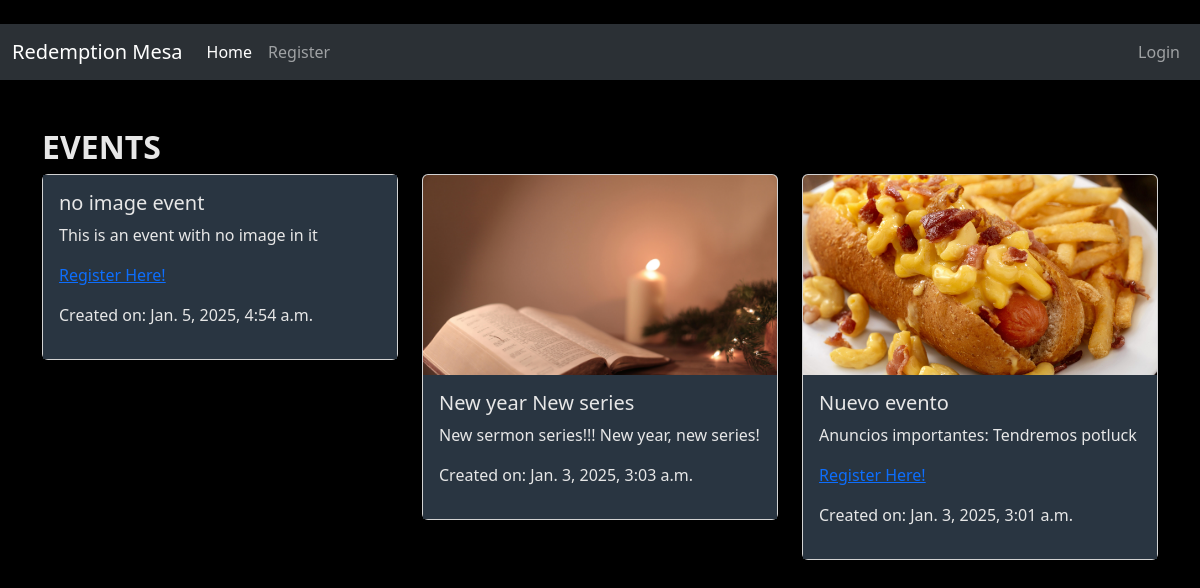
Screenshot of /events/ with the database file from the repository.
### home/models.py (models this page shows, shortened)
class Event(models.Model):
    title = models.CharField(max_length=200)
    description = models.TextField()
    image = models.ImageField(upload_to='static/images/events/', blank=True, null=True)  # Optional image field
    pushpay_link = models.URLField(max_length=500, blank=True, null=True)  # New optional hyperlink field
    created_by = models.ForeignKey(User, on_delete=models.CASCADE)
    created_at = models.DateTimeField(auto_now_add=True)

### home/views.py (the view)
# urls.py: path('events/', views.events_list, name='events'),
def events_list(request):
    events = Event.objects.all().order_by('-created_at')  # Query all events
    is_staff = request.user.is_authenticated and (request.user.is_staff or request.user.groups.filter(name='Staff').exists())
    return render(request, 'home/events.html', {'events': events, 'is_staff': is_staff})

### home/templates/home/events.html (shortened to what this page needs)
<!DOCTYPE html>
<html lang="en">
<head>
    <link rel="stylesheet" href="static/style.css">
</head>
<body>
    {% extends "base.html" %}
    {% block content %}
    <div class="container mt-5">
        <h2>Events</h2>
        <div class="row">
            {% for event in events %}
            <div class="col-md-4 mb-4">
                <div class="card">
                    {% if event.image %}
                    <img src="{{ event.image.url }}" class="card-img-top" style="height: 200px; object-fit: cover;">
                    {% endif %}
                    <div class="card-body">
                        <h5 class="card-title">{{ event.title }}</h5>
                        <p class="card-text">{{ event.description|truncatechars:100 }}</p>
                            {% if event.pushpay_link %}
                                <p><a href="{{ event.pushpay_link }}" target="_self">Register Here!</a></p>
                            {% endif %}
                            <p>Created on: {{ event.created_at }}</p>
                    </div>
                </div>
            </div>
            {% endfor %}
        </div>
    </div>
    {% endblock %}

### home/templates/base.html (shortened to what this page needs)
<!DOCTYPE html>
<html lang="en">
<head>
  {% load static %}
  <link href="https://cdn.jsdelivr.net/npm/bootstrap@5.3.3/dist/css/bootstrap.min.css" rel="stylesheet"
>
  <link href="https://cdnjs.cloudflare.com/ajax/libs/font-awesome/6.0.0-beta3/css/all.min.css" rel="stylesheet">
    <link rel="stylesheet" href="{% static 'style.css' %}">
</head>
<body>
  <nav class="container-fluid navbar bg-dark navbar-expand-lg bg-body-tertiary" data-bs-theme="dark">
    <div class="container-fluid">
      <a class="navbar-brand" href="/">Redemption Mesa</a>
      <div class="collapse navbar-collapse" id="navbarNavAltMarkup">
        <div class="navbar-nav me-auto">
          <a class="nav-link active" aria-current="page" href="/">Home</a>
          {% if user.is_authenticated %}
          <a class="nav-link" href="{% url 'profile' %}">Preferences</a>
          {% elif not user.is_authenticated %}
          <a class="nav-link" href="/register">Register</a>
          {% endif %}
        </div>
        <div class="navbar-nav">
          {% if user.is_authenticated %}
          <a class="nav-link" href="{% url 'logout' %}">{{ user.username }} Logout</a>
          {% else %}
          <a class="nav-link" href="{% url 'login' %}">Login</a>
          {% endif %}
        </div>
      </div>
    </div>
  </nav>
  <div class="col-12">
    {% block content %}
    {% endblock %}
  </div>
</body>
</html>

### home/static/style.css (style rules this page uses)
body { background-color: #000000 !important; background-size: cover; margin: 0; padding-top: 0%; }
h2 { color: #e7e7e7; text-transform: uppercase; text-align: left; font-weight: bolder; vertical-align: middle; margin-top: 1vh; }
h3, h4, p { color: #e7e7e7; }
.card-body { background-color: #293541; color: #e7e7e7; }

### rows the page displays
Event: title "no image event", description "This is an event with no image in it", created_at "Jan. 5, 2025, 4:54 a.m."
Event: image (picture), title "New year New series", description "New sermon series!!! New year, new series!", created_at "Jan. 3, 2025, 3:03 a.m."
Event: image (picture), title "Nuevo evento", description "Anuncios importantes: Tendremos potluck", created_at "Jan. 3, 2025, 3:01 a.m."
